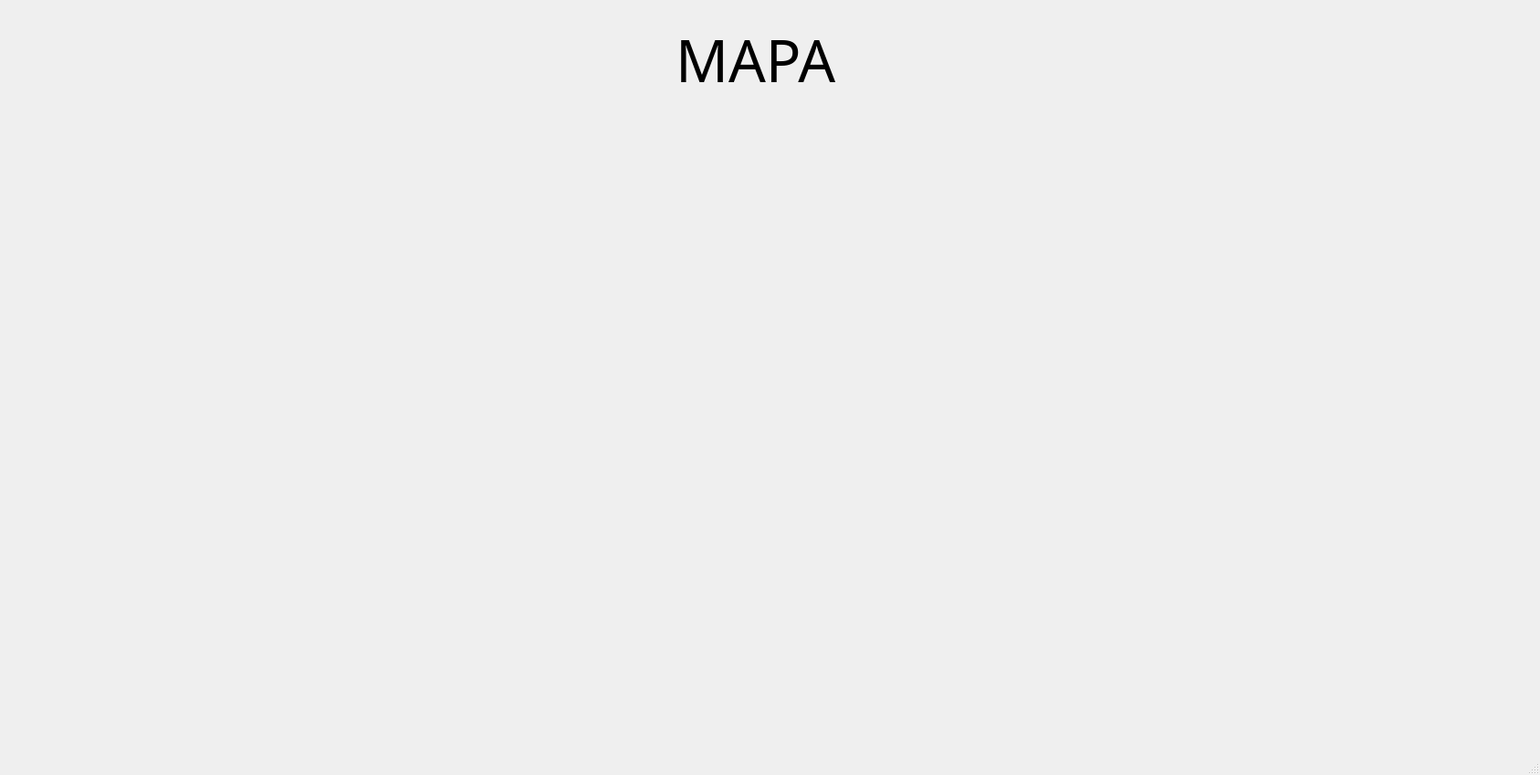
<?xml version="1.0" encoding="UTF-8"?>
<ui version="4.0">
 <class>MainWindow</class>
 <widget class="QMainWindow" name="MainWindow">
  <property name="geometry">
   <rect>
    <x>0</x>
    <y>0</y>
    <width>1687</width>
    <height>849</height>
   </rect>
  </property>
  <property name="windowTitle">
   <string>MainWindow</string>
  </property>
  <widget class="QWidget" name="centralwidget">
   <widget class="QLabel" name="Titulo">
    <property name="geometry">
     <rect>
      <x>740</x>
      <y>20</y>
      <width>231</width>
      <height>91</height>
     </rect>
    </property>
    <property name="font">
     <font>
      <family>Bell MT</family>
      <pointsize>24</pointsize>
      <weight>50</weight>
      <bold>false</bold>
     </font>
    </property>
    <property name="text">
     <string>&lt;html&gt;&lt;head/&gt;&lt;body&gt;&lt;p&gt;&lt;span style=&quot; font-size:48pt;&quot;&gt;MAPA&lt;/span&gt;&lt;/p&gt;&lt;/body&gt;&lt;/html&gt;</string>
    </property>
   </widget>
   <widget class="QLabel" name="mapa">
    <property name="geometry">
     <rect>
      <x>70</x>
      <y>130</y>
      <width>701</width>
      <height>691</height>
     </rect>
    </property>
    <property name="font">
     <font>
      <family>Bell MT</family>
      <pointsize>24</pointsize>
      <weight>50</weight>
      <bold>false</bold>
     </font>
    </property>
    <property name="text">
     <string/>
    </property>
    <property name="pixmap">
     <pixmap>../Imagenes/mapa.PNG</pixmap>
    </property>
   </widget>
  </widget>
  <widget class="QStatusBar" name="statusbar"/>
 </widget>
 <resources/>
 <connections/>
</ui>
